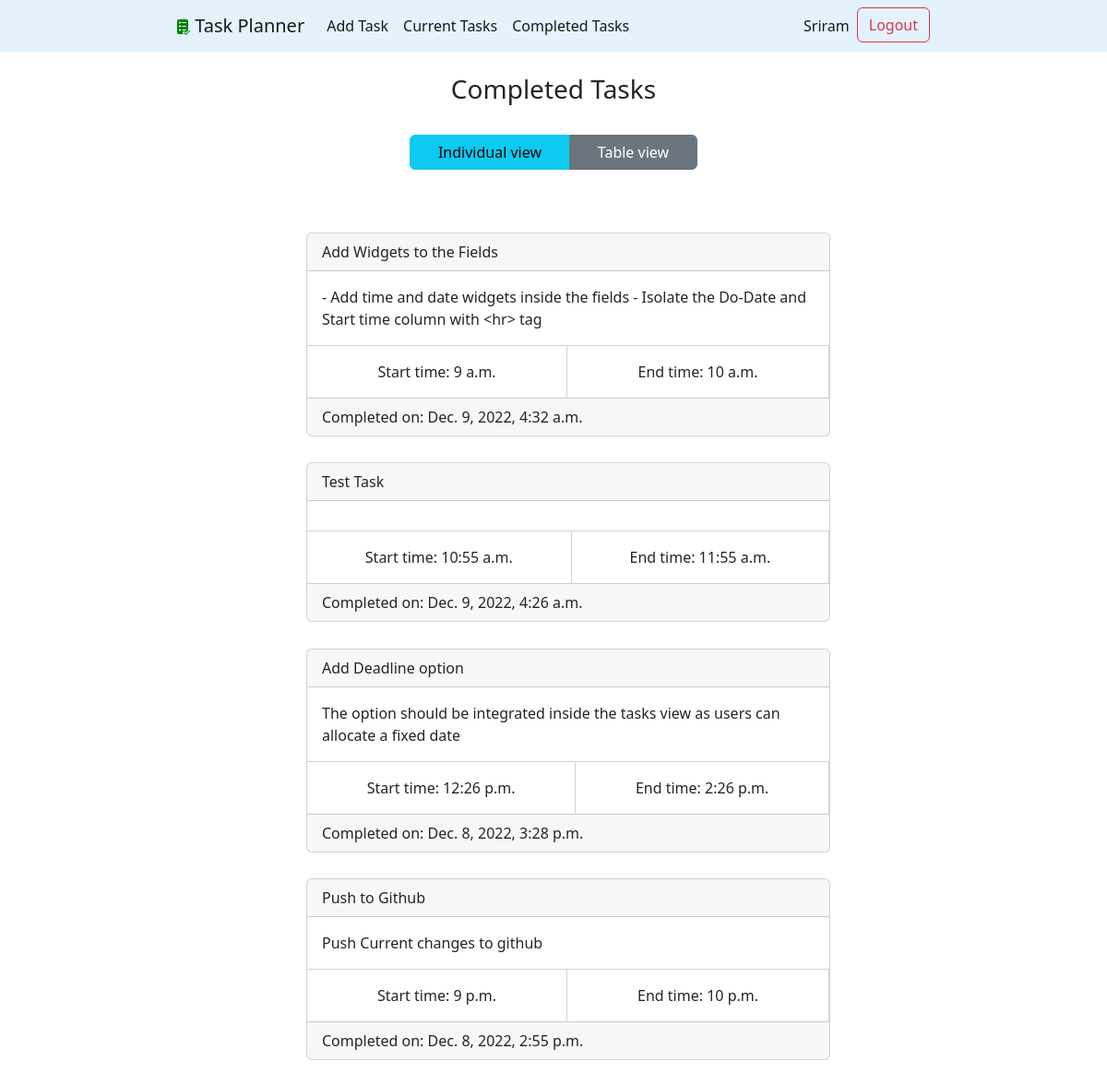
The app's page /completed/ (signed in) with its own data.
### taskplanner/models.py (models this page shows, shortened)
class Task(models.Model):
    title = models.CharField(max_length=100)
    description = models.TextField(blank=True)
    created = models.DateField(auto_now_add=True)
    start_time = models.TimeField(null=True,blank=True)
    end_time = models.TimeField(null=True,blank=True)
    deadline = models.DateField(null=True,default=now())
    do_date = models.DateField(null=True,blank=True)
    completed = models.BooleanField(null=True,blank=True)
    completed_date = models.DateTimeField(null=True,blank=True)
    user = models.ForeignKey(User, on_delete=models.CASCADE)

### taskplanner/views.py (the view)
# urls.py: path('completed/', views.viewcompletedtasks, name='viewcompletedtasks'),
@login_required
def viewcompletedtasks(request):
    try:
        tasks = Task.objects.filter(user = request.user, completed_date__isnull=False).order_by('-completed_date')
        return render(request, 'taskplanner/completedtasks.html', {'tasks':tasks})
    except TypeError:
        return render(request, 'taskplanner/home.html')

### taskplanner/templates/taskplanner/completedtasks.html (shortened to what this page needs)
{% extends 'taskplanner/base.html'%}
{% block content %}
<br>
    <h3>Completed Tasks</h3>
<div class="viewtoggle btn-group container-fluid" role="group" aria-label="Basic example">
    <button type="button" class="btn btn-info" id="loginform"> Individual view</button>
    <button type="button" class="btn btn-secondary" id="signupform"> Table view </button>
  </div>
<ul class="soloview tasks">
    {% for task in tasks %}
    <li><div class="card">
        <div class="card-header">{{task.title}}</div>
        <div class="card-body">
        {% if task.description %}
            {{task.description}}
        {% endif %}
        </div>
        <div class="flexy">
            <span class="text-center card-body start_time">
                Start time: {{task.start_time}}
            </span>
            <span class="text-center card-body end_time">
                End time: {{task.end_time}}
            </span>
        </div>
        {% if task.deadline %}
        <div class="card-footer">
            Completed on: {{task.completed_date}}
        </div>
        {% endif %}
    </div></li>
    {% endfor %}
</ul>
{% endblock %}

### taskplanner/templates/taskplanner/base.html (shortened to what this page needs)
<!DOCTYPE html>
<html lang="en">
<head>
    {% load static %}
    <link href="https://cdn.jsdelivr.net/npm/bootstrap@5.2.3/dist/css/bootstrap.min.css" rel="stylesheet">
    <link href="{% static 'taskplanner/styles.css' %}" rel="stylesheet">
</head>
<body>
    <nav class="navbar navbar-expand-md">
        <div class="container-fluid">
          <a class="navbar-brand" href="#">
            <img src="{% static 'taskplanner/logo.png'%}" alt="">
            <span >Task Planner </span>
          </a>
          <div class="collapse navbar-collapse text-center" id="navbarSupportedContent">
            <ul class="navbar-nav">
              {% if user.is_authenticated %}
              <li class="nav-item">
                  <a class="nav-link active" aria-current="page" href="{% url 'addtask' %}">Add Task</a>
              </li>
              <li class="nav-item">
                <a class="nav-link active" aria-current="page"  href="{% url 'home' %}" >Current Tasks</a>
              </li>
              <li class="nav-item">
                <a class="nav-link active" aria-current="page"  href="{% url 'viewcompletedtasks' %}" > Completed Tasks </a>
              </li>
              {% endif %}
            </ul>
            <ul class="navbar-nav ms-auto">
                {% if user.is_authenticated %}
                <li class="nav-item">
                    <a class="nav-link active" aria-current="page">{{ user.username }}</a>
                </li>
                <form action="{% url 'logoutuser' %}" method="post">
                    <button type="submit" class="btn btn-outline-danger">Logout</button>
                </form>
                {% endif %}
              </ul>
          </div>
        </div>
    </nav>
    <div class="content">
      {% block content %}
      {% endblock %}
    </div>
</body>
</html>

### taskplanner/static/taskplanner/styles.css (style rules this page uses)
.content { display: flex; flex-direction: column; align-items: center; }
.navbar { background-color: #e3f2fd; }
.navbar .container-fluid { display: flex; margin: 0 15%; align-items: center; }
.tasks { width: 50%; list-style: none; margin: 2.5% 0%; position: relative; display: flex; flex-direction: column; align-items: stretch; }
.tasks .card { margin: 2.5% 0; }
.flexy { width: 100%; display: flex; align-items: center; border-top: 0.5px solid rgba(0, 0, 0, 0.175); }
.flexy span { border-right: 0.5px solid rgba(0, 0, 0, 0.175); }
.viewtoggle { position: relative; width: 30%; padding: 2%; }
.soloview, .tableview { display: flex; flex-direction: column; justify-content: center; }

### records on screen
Task: title "Add Widgets to the Fields", description "- Add time and date widgets inside the fields - Isolate the Do-Date and Start time column with <hr> tag", start_time "9 a.m.", end_time "10 a.m.", completed_date "Dec. 9, 2022, 4:32 a.m."
Task: title "Test Task", start_time "10:55 a.m.", end_time "11:55 a.m.", completed_date "Dec. 9, 2022, 4:26 a.m."
Task: title "Add Deadline option", description "The option should be integrated inside the tasks view as users can allocate a fixed date", start_time "12:26 p.m.", end_time "2:26 p.m.", completed_date "Dec. 8, 2022, 3:28 p.m."
Task: title "Push to Github", description "Push Current changes to github", start_time "9 p.m.", end_time "10 p.m.", completed_date "Dec. 8, 2022, 2:55 p.m."

### other values on screen
{{ user.username }} "Sriram"
